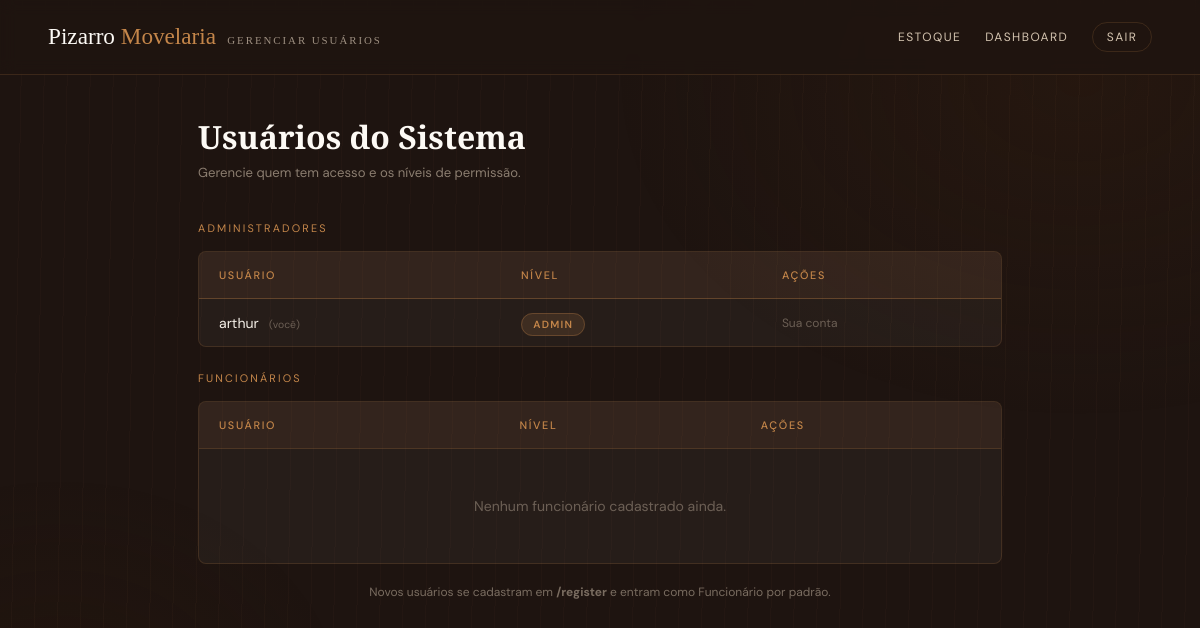
/usuarios (signed in), run on the app's committed database.
### tables this page shows
CREATE TABLE usuarios (
                id    INTEGER PRIMARY KEY AUTOINCREMENT,
                user  TEXT UNIQUE NOT NULL,
                senha TEXT NOT NULL
            , role TEXT NOT NULL DEFAULT 'funcionario');

### app.py (the view)
@app.route("/usuarios")
@requer_admin
def usuarios():
    with get_db() as conn:
        rows = conn.execute("SELECT id, user, role FROM usuarios ORDER BY role, user").fetchall()
    return render_template("usuarios.html", usuarios=[dict(r) for r in rows], user=session["user"])

### app.py (called while the page is built)
def get_db():
    conn = sqlite3.connect(DB_PATH)
    conn.row_factory = sqlite3.Row
    return conn

def is_admin():
    return session.get("role") == "admin"

def requer_admin(f):
    from functools import wraps
    @wraps(f)
    def decorated(*args, **kwargs):
        if "user" not in session:
            return redirect(url_for("login"))
        if not is_admin():
            return redirect(url_for("index"))
        return f(*args, **kwargs)
    return decorated

### templates/usuarios.html (shortened to what this page needs)
<!DOCTYPE html>
<html lang="pt-BR">
<head>
</head>
<body>
<div class="wrap">
  <header>
    <div>
      <span class="brand">Pizarro <span>Movelaria</span><small>Gerenciar Usuários</small></span>
    </div>
    <nav class="nav">
      <a href="/">Estoque</a>
      <a href="/dashboard">Dashboard</a>
      <a href="/logout" class="out">Sair</a>
    </nav>
  </header>
  <div class="main">
    <h2 class="page-title">Usuários do Sistema</h2>
    <p class="page-sub">Gerencie quem tem acesso e os níveis de permissão.</p>
    <p class="section-label">Administradores</p>
    <div class="table-wrap" style="margin-bottom:1.5rem;">
      <table>
        <thead>
          <tr>
            <th>Usuário</th>
            <th>Nível</th>
            <th>Ações</th>
          </tr>
        </thead>
        <tbody>
          {% for u in usuarios if u.role == 'admin' %}
          <tr>
            <td>
              {{ u.user }}
              {% if u.user == user %}<span class="you">(você)</span>{% endif %}
            </td>
            <td><span class="badge-role admin">Admin</span></td>
            <td>
              <div class="actions">
                {% if u.user != user %}
                  <a href="/usuarios/rebaixar/{{ u.id }}" class="btn-sm btn-demote">→ Funcionário</a>
                  <a href="/usuarios/deletar/{{ u.id }}" class="btn-sm btn-del"
                     onclick="return confirm('Remover {{ u.user }}?')">Remover</a>
                {% else %}
                  <span style="font-size:.75rem;color:var(--light);opacity:.4;">Sua conta</span>
                {% endif %}
              </div>
            </td>
          </tr>
          {% else %}
          <tr><td colspan="3" class="empty">Nenhum admin.</td></tr>
          {% endfor %}
        </tbody>
      </table>
    </div>
    <p class="section-label">Funcionários</p>
    <div class="table-wrap">
      <table>
        <thead>
          <tr>
            <th>Usuário</th>
            <th>Nível</th>
            <th>Ações</th>
          </tr>
        </thead>
        <tbody>
          {% for u in usuarios if u.role == 'funcionario' %}
          <tr>
            <td>{{ u.user }}</td>
            <td><span class="badge-role func">Funcionário</span></td>
            <td>
              <div class="actions">
                <a href="/usuarios/promover/{{ u.id }}" class="btn-sm btn-promote">→ Admin</a>
                <a href="/usuarios/deletar/{{ u.id }}" class="btn-sm btn-del"
                   onclick="return confirm('Remover {{ u.user }}?')">Remover</a>
              </div>
            </td>
          </tr>
          {% else %}
          <tr><td colspan="3" class="empty">Nenhum funcionário cadastrado ainda.</td></tr>
          {% endfor %}
        </tbody>
      </table>
    </div>
    <p style="font-size:.75rem;color:var(--light);opacity:.5;margin-top:1.25rem;text-align:center;">
      Novos usuários se cadastram em <strong>/register</strong> e entram como Funcionário por padrão.
    </p>
  </div>
</div>
</body>
</html>

### templates/usuarios.html (style rules this page uses)
*, *::before, *::after { box-sizing: border-box; margin: 0; padding: 0; }
:root { --cream: #F5F0E8; --dark: #1E1410; --accent: #C4864A; --light: #D4C4B0; --white: #FDFAF5; --success: #6aab7e; --used: #8a6a5a; --border: rgba(196,134,74,.18); --card-bg: rgba(255,255,255,.04); }
body { font-family: 'DM Sans', sans-serif; background: var(--dark); color: var(--cream); min-height: 100vh; }
body::before { content:''; position:fixed; inset:0; background: radial-gradient(ellipse 55% 60% at 90% 10%, #3a200e44 0%, transparent 70%), radial-gradient(ellipse 40% 50% at 5% 90%, #2a160844 0%, transparent 60%); pointer-events:none; }
body::after { content:''; position:fixed; inset:0; background-image: repeating-linear-gradient(91deg, transparent 0, transparent 22px, rgba(139,94,60,.05) 22px, rgba(139,94,60,.05) 23px); pointer-events:none; }
.wrap { position:relative; z-index:1; }
header { display:flex; align-items:center; justify-content:space-between; padding:1.4rem 3rem; border-bottom:1px solid var(--border); background:rgba(30,20,16,.7); backdrop-filter:blur(8px); position:sticky; top:0; z-index:100; }
.brand { font-family:'Playfair Display',serif; font-size:1.45rem; color:var(--white); }
.brand span { color:var(--accent); }
.brand small { font-size:.68rem; letter-spacing:.18em; text-transform:uppercase; color:var(--light); opacity:.7; margin-left:.7rem; }
.nav { display:flex; align-items:center; gap:1.5rem; }
.nav a { font-size:.75rem; letter-spacing:.12em; text-transform:uppercase; color:var(--light); text-decoration:none; transition:color .2s; }
.nav a.out { border:1px solid var(--border); padding:.35rem .85rem; border-radius:20px; }
.main { max-width:900px; margin:0 auto; padding:2.5rem 3rem 4rem; }
.page-title { font-family:'Playfair Display',serif; font-size:2rem; color:var(--white); margin-bottom:.4rem; }
.page-sub { font-size:.82rem; color:var(--light); opacity:.6; margin-bottom:2.5rem; }
.section-label { font-size:.68rem; letter-spacing:.2em; text-transform:uppercase; color:var(--accent); margin-bottom:1rem; }
.table-wrap { background:var(--card-bg); border:1px solid var(--border); border-radius:8px; overflow:hidden; }
table { width:100%; border-collapse:collapse; }
thead tr { background:rgba(196,134,74,.08); }
th { font-size:.68rem; letter-spacing:.15em; text-transform:uppercase; color:var(--accent); padding:1rem 1.25rem; text-align:left; font-weight:500; border-bottom:1px solid var(--border); }
td { padding:.9rem 1.25rem; font-size:.88rem; border-bottom:1px solid rgba(196,134,74,.08); }
tr:last-child td { border-bottom:none; }
.badge-role { font-size:.65rem; letter-spacing:.12em; text-transform:uppercase; padding:.25rem .7rem; border-radius:20px; font-weight:600; }
.badge-role.admin { background:rgba(196,134,74,.15); color:var(--accent); border:1px solid rgba(196,134,74,.3); }
.you { font-size:.65rem; color:var(--light); opacity:.4; margin-left:.4rem; }
.actions { display:flex; gap:.5rem; }
.empty { text-align:center; padding:3rem; color:var(--light); opacity:.4; font-size:.88rem; }
.main { animation:fadeUp .5s ease both; }

### data on the page
usuarios: user "arthur", shows "(você)", shows "Sua conta"
